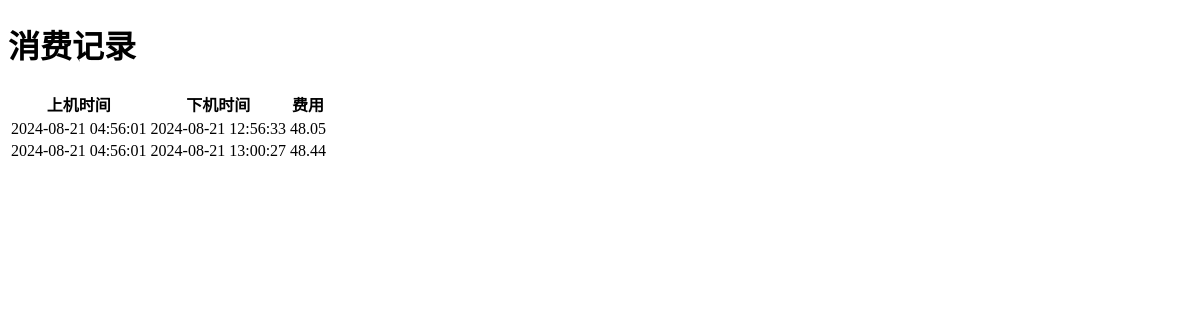
/billing_history (signed in), run on an earlier commit of the app's database.
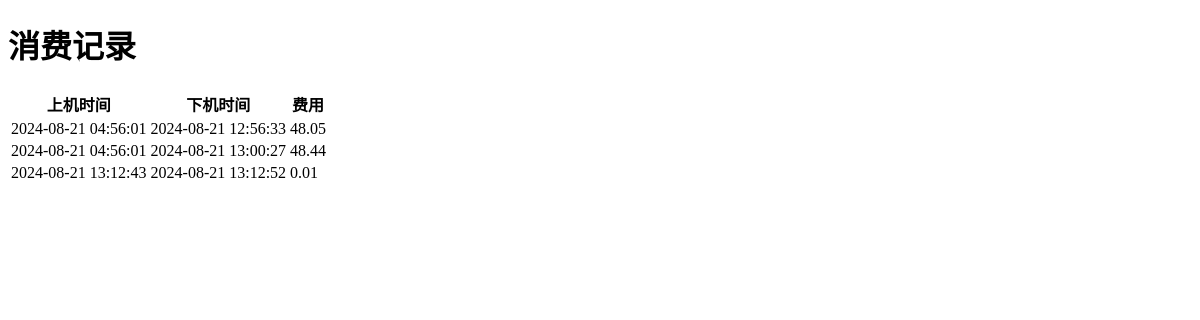
And on a later commit of the database.
### app.py (models this page shows, shortened)
class BillingRecord(db.Model):
    __tablename__ = 'billing_record'
    id = db.Column(db.Integer, primary_key=True)
    user_id = db.Column(db.Integer, db.ForeignKey('user.id'), nullable=False)
    username = db.Column(db.String(80), nullable=False)
    last_login = db.Column(db.DateTime, nullable=False)
    logout_time = db.Column(db.DateTime)  # 下机时间
    fee = db.Column(db.Float, nullable=False)
    user = db.relationship('User', backref=db.backref('billing_records', lazy=True))

### app.py (the view)
@app.route('/billing_history')
def billing_history():
    user_id = session.get('user_id')
    if user_id:
        user = User.query.get(user_id)
        if user:
            billing_records = BillingRecord.query.filter_by(user_id=user_id).all()
            return render_template('billing_history.html', billing_records=billing_records)
        else:
            return '用户不存在'
    else:
        return '请先登录'

### templates/billing_history.html (shortened to what this page needs)
<!DOCTYPE html>
<html lang="en">
<head>
</head>
<body>
    <h1>消费记录</h1>
    <table>
        <thead>
            <tr>
                <th>上机时间</th>
                <th>下机时间</th>
                <th>费用</th>
            </tr>
        </thead>
        <tbody>
            {% for record in billing_records %}
            <tr>
                <td>{{ record.last_login.strftime('%Y-%m-%d %H:%M:%S') }}</td>
                <td>{{ record.logout_time.strftime('%Y-%m-%d %H:%M:%S') if record.logout_time else '未下机' }}</td>
                <td>{{ record.fee }}</td>
            </tr>
            {% endfor %}
        </tbody>
    </table>
</body>
</html>

What changed in the data, as far as the page shows it:
added BillingRecord: last_login "2024-08-21 13:12:43", logout_time "2024-08-21 13:12:52", fee "0.01"
